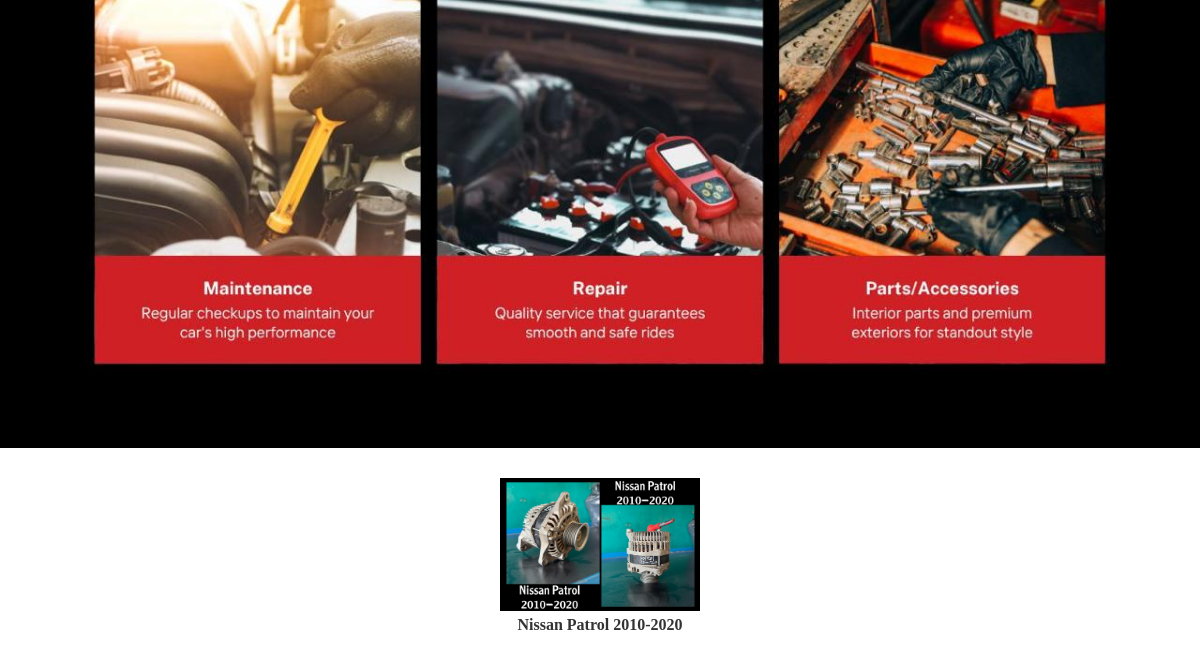
The app's page / (lower part), older data.
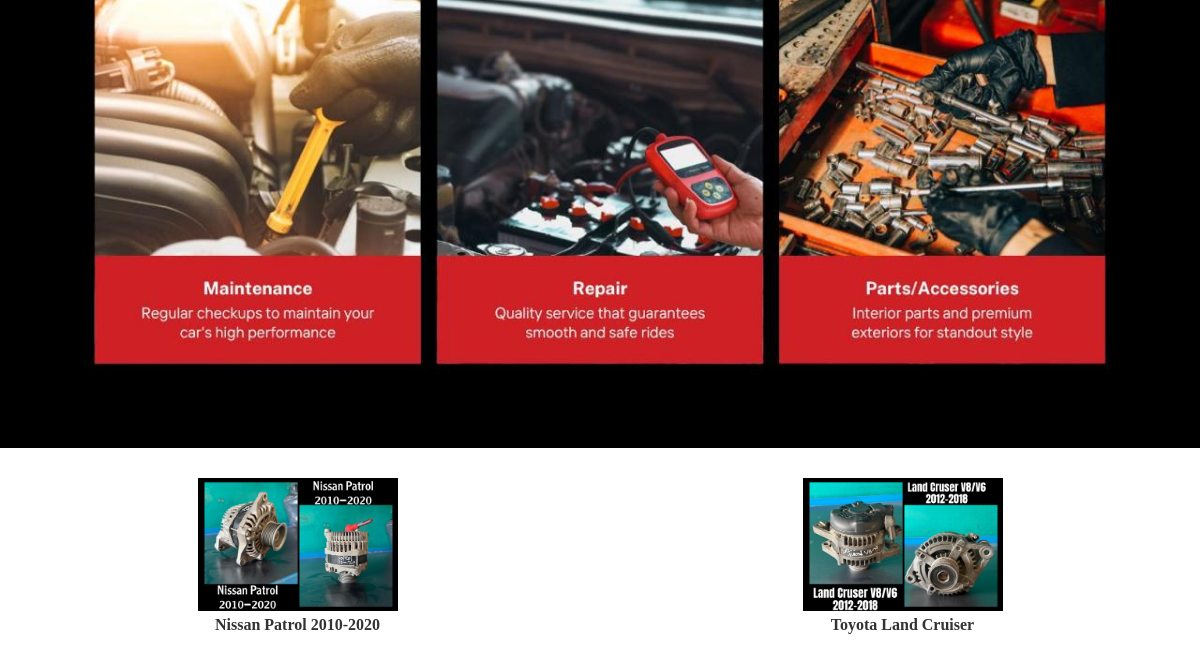
The same page, newer data.
### commonPages/models.py (models this page shows, shortened)
class SparePart(models.Model):
    spare_part_id = models.AutoField(primary_key=True)
    spare_part_title = models.CharField(max_length=100)
    description = models.TextField(blank=True, null=True)
    categories = models.TextField(blank=True, null=True)
    tags = models.TextField(blank=True, null=True)
    image = models.ImageField(upload_to='spare_parts_images/', blank=True, null=True)
    company = models.CharField(max_length=100, default="unknown")

### commonPages/views.py (the view)
# urls.py: path('', views.home, name='home'),
def home(request):
    featured_spare_parts = SparePart.objects.all()[:4]
    context = {
        'featured_spare_parts': featured_spare_parts
    }
    template = loader.get_template('home.html')
    return HttpResponse(template.render(context, request))

### commonPages/templates/home.html (shortened to what this page needs)
<!DOCTYPE html>
<html lang="en">
<head>
</head>
<body>
    {% include "_partialViews/_topNavBar.html" %}
    {% load static %}
    <div class="banner-section">
        <div class="banner">
            <img src="{% static 'images/banner2.jpeg' %}" alt="Car Servicing">
        </div>
    </div>
    <div class="spare-parts-section">
        {% for part in featured_spare_parts %}
            <div class="spare-part">
                <img src="{{ part.image.url }}" alt="{{ part.spare_part_title }}">
                <p>{{ part.spare_part_title }}</p>
            </div>
        {% endfor %}
    </div>
</body>
</html>

Row changes from the older to the newer data that the page shows:
added SparePart: image (picture), spare_part_title "Toyota Land Cruiser"
